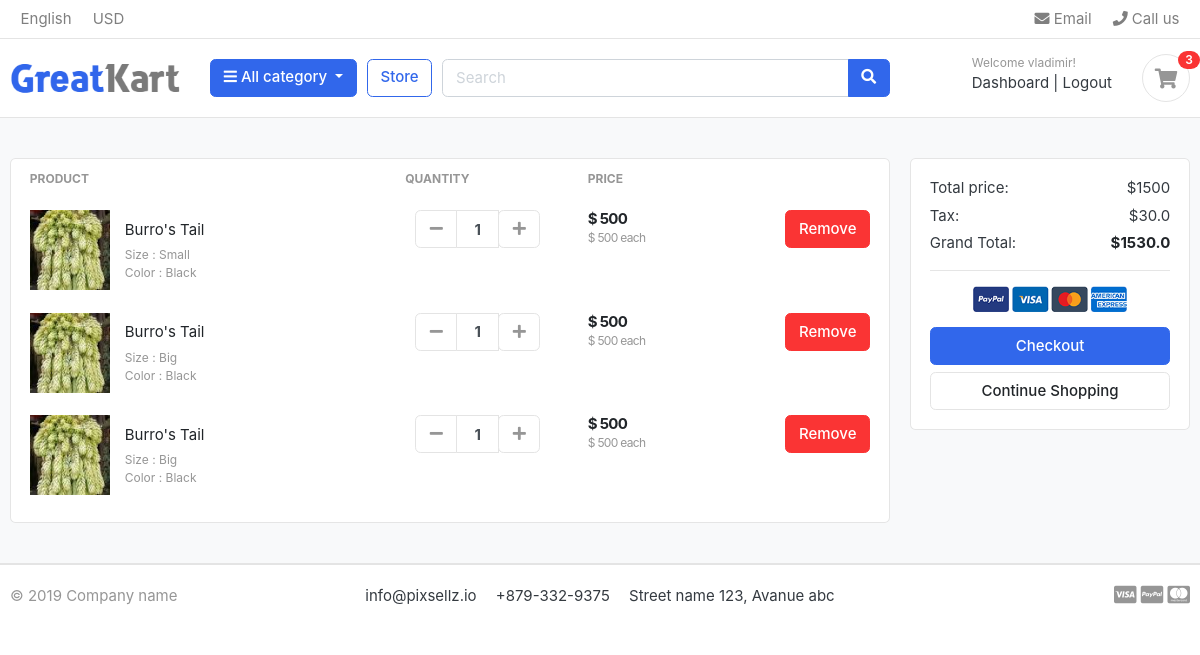
Page /cart/ (signed in) on the earlier database version.
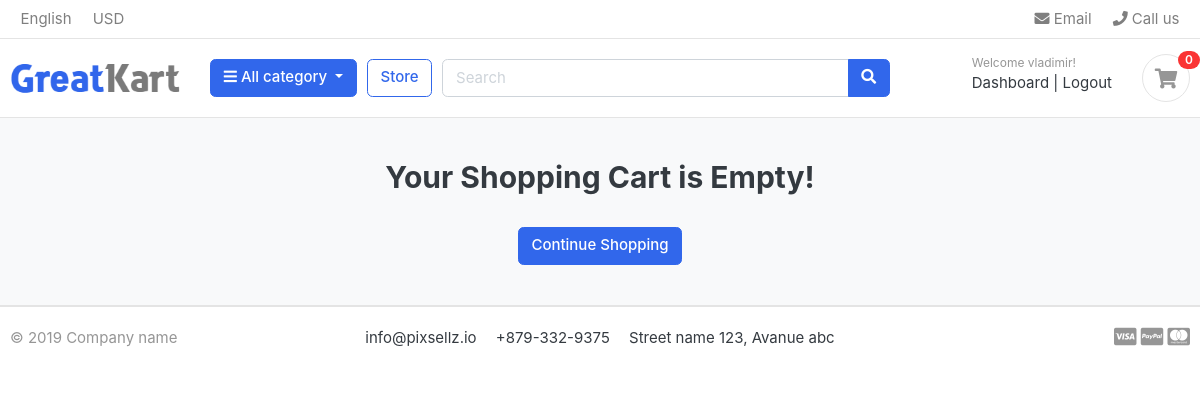
Same page on the later database version.
### carts/models.py (models this page shows, shortened)
class CartItem (models.Model):
    user    = models.ForeignKey(Account, on_delete=models.CASCADE, null =True)
    product =  models.ForeignKey(Product, on_delete=models.CASCADE)
    variations = models.ManyToManyField(Variation, blank=True)#many products many variations
    cart    =  models.ForeignKey(Cart, on_delete=models.CASCADE)
    quantity=  models.IntegerField()
    is_active= models.BooleanField(default=True)
    def sub_total(self):
        return self.product.price * self.quantity

### store/models.py (models this page shows, shortened)
class Product(models.Model):
    product_name    =   models.CharField(max_length=200, unique=True)
    slug            =   models.SlugField(max_length=200, unique=True)
    description     =   models.TextField(max_length=500, blank=True)
    price           =   models.IntegerField()
    images          =   models.ImageField(upload_to='photos/products')
    stock           =   models.IntegerField()
    is_available    =   models.BooleanField(default=True)
    category        =   models.ForeignKey(Category,on_delete=models.CASCADE)
    created_date    =   models.DateTimeField(auto_now_add=True)
    modified_date   =   models.DateTimeField(auto_now=True)
    def get_url(self):
        return reverse('product_detail', args=[self.category.slug, self.slug])

class Variation(models.Model):
    product                 = models.ForeignKey(Product, on_delete=models.CASCADE)
    variation_category      = models.CharField(max_length=200, choices = variation_category_choice)
    variation_value         = models.CharField(max_length=100)
    is_active               = models.BooleanField(default=True)
    created_date            = models.DateTimeField(auto_now=True)
    objects = VariationManager()

### carts/views.py (the view)
# urls.py: path('', views.cart, name='cart'),
def cart(request, total=0, quantity=0, cart_items=None):
    try:
        tax=0
        grand_total=0
        if request.user.is_authenticated:
            cart_items=CartItem.objects.filter(user=request.user,is_active=True)
        else:
            cart  =  Cart.objects.get(cart_id=_cart_id(request))
            cart_items = CartItem.objects.filter(cart=cart,is_active=True)
        for cart_item in  cart_items:
            total += (cart_item.product.price * cart_item.quantity)
            quantity+= cart_item.quantity
        tax         =(2*total)/100
        grand_total  = total + tax
    except ObjectDoesNotExist:
        pass # just ignore it
    context ={
        'total'          :total,
        'quantity'      :quantity,
        'cart_items'    : cart_items,
        'tax'           : tax,
        'grand_total'   : grand_total,
    }
    return render(request, 'store/cart.html', context)

### carts/context_processors.py (called while the page is built)
def counter(request):
    cart_count  =   0
    if 'admin' in request.path:
        return {}
    else:
        try:
            cart = Cart.objects.filter(cart_id=_cart_id(request))
            if request.user.is_authenticated:
                cart_items = CartItem.objects.all().filter(user=request.user)
            else:
                cart_items= CartItem.objects.all().filter(cart=cart[:1])
            for cart_item in cart_items:
                cart_count+= cart_item.quantity
        except Cart.DoesNotExist:
            cart_count=0
    return dict(cart_count=cart_count)

### carts/views.py (called while the page is built)
def _cart_id (request):
    cart   =   request.session.session_key
    if not cart:
        cart  =  request.session.create()
    return cart

### category/context_processors.py (called while the page is built)
def menu_links(request):
    links=Category.objects.all()
    return dict(links=links)

### category/models.py (called while the page is built)
    def get_url(self):
        return reverse('products_by_category', args=[self.slug])

### templates/store/cart.html (shortened to what the changed rows need)
{% extends 'base.html' %}
{%load static%}
{%block content%}
<section class="section-content padding-y bg">
    <div class="container">
    {% if not cart_items %}
    <h2 class="text-center">Your Shopping Cart is Empty! </h2>
    <br>
    <div class="text-center">
         <a href = "{% url 'store' %}" class= "btn btn-primary"> Continue Shopping </a>
    </div>
    {%else%}
    <div class="row">
        <aside class="col-lg-9">
            <div class="card">
                <table class="table table-borderless table-shopping-cart">
                    <thead class="text-muted">
                        <tr class="small text-uppercase">
                            <th scope="col">Product</th>
                            <th scope="col" width="120">Quantity</th>
                            <th scope="col" width="120">Price</th>
                            <th scope="col" class="text-right" width="200"> </th>
                         </tr>
                    </thead>
                    <tbody>
                        {% for cart_item in cart_items %}
                        <tr>
                           <td>
                                <figure class="itemside align-items-center">
                                     <div class="aside">
                                        <img src="{{ cart_item.product.images.url }}" class="img-sm">
                                    </div>
                                    <figcaption class="info">
                                        <a href="{{  cart_item.product.get_url }}" class="title text-dark">{{cart_item.product.product_name }}</a>
                                        <p class="text-muted small">
                                            {% if cart_item.variations.all %}
                                            {% for item in cart_item.variations.all %}
                                              {{ item.variation_category | capfirst }}  : {{ item.variation_value | capfirst }} <br>
                                            {% endfor %}
                                            {% endif %}
                                         </p>
                                    </figcaption>
                                </figure>
                            </td>
                            <td>
                        <div class="col">
                            <div class="input-group input-spinner">
                                <div class="input-group-prepend">
                                <a href = "{% url 'remove_cart' cart_item.product.id cart_item.id %}" class="btn btn-light" type="button" id="button-plus"> <i class="fa fa-minus"></i></a>
                                </div>
                                <input type="text" class="form-control"  value="{{ cart_item.quantity }}">
                                <div class="input-group-append">
                                    <form action="{% url 'add_cart' cart_item.product.id %}" method="POST">
                                        <button class = "btn btn-light" type="submit" id="button-minus"><i class="fa fa-plus"></i> </button>
                                    </form>
                                </div>
                            </div>
                        </div>
        </td>
        <td>
            <div class="price-wrap">
                <var class="price">$ {{ cart_item.sub_total }}</var>
                <small class="text-muted"> $ {{ cart_item.product.price }} each </small>
            </div>
        </td>
        <td class="text-right">
        <a href="{% url 'remove_cart_item' cart_item.product.id cart_item.id %}" onclick="return confirm('Are you sure?')" class="btn btn-danger"> Remove</a>
        </td>
    </tr>
        {%endfor%}
    </tbody>
    </table>
    </div>
        </aside>
        <aside class="col-lg-3">
            <div class="card">
            <div class="card-body">
                <dl class="dlist-align">
                  <dt>Total price:</dt>
                  <dd class="text-right">${{total}}</dd>
                </dl>
                <dl class="dlist-align">
                  <dt>Tax:</dt>
                  <dd class="text-right"> ${{tax}}</dd>
                </dl>
                <dl class="dlist-align">
                  <dt>Grand Total:</dt>
                  <dd class="text-right text-dark b"><strong>${{grand_total}}</strong></dd>
                </dl>
                <hr>
                <p class="text-center mb-3">
                    <img src="{%static './images/misc/payments.png'%}" height="26">
                </p>
                <a href="./place-order.html" class="btn btn-primary btn-block"> Checkout </a>
                <a href="{%url 'store'%}" class="btn btn-light btn-block">Continue Shopping</a>
            </div>
            </div>
    </aside>
    </div>
    {%endif%}
    </div>
    </section>
    {% endblock %}

### templates/includes/navbar.html (shortened to what this page needs)
{% load static %}
<header class="section-header">
    <nav class="navbar p-md-0 navbar-expand-sm navbar-light border-bottom">
    <div class="container">
      <div class="collapse navbar-collapse" id="navbarTop4">
        <ul class="navbar-nav mr-auto">
            <li class="nav-item dropdown">
                 <a href="#" class="nav-link">   English </a>
            </li>
            <li class="nav-item dropdown">
                <a href="#" class="nav-link"> USD </a>
            </li>
        </ul>
        <ul class="navbar-nav">
            <li><a href="#" class="nav-link"> <i class="fa fa-envelope"></i> Email </a></li>
            <li><a href="#" class="nav-link"> <i class="fa fa-phone"></i> Call us </a></li>
        </ul>
      </div>
    </div>
    </nav>
    <section class="header-main border-bottom">
        <div class="container">
    <div class="row align-items-center">
        <div class="col-lg-2 col-md-3 col-6">
            <a href="{%url 'home'%}" class="brand-wrap">
                <img class="logo" src="{% static '/images/logo.png'  %}">
            </a>
        </div>
        <div class="col-lg col-sm col-md col-6 flex-grow-0">
            <div class="category-wrap dropdown d-inline-block float-right">
                <button type="button" class="btn btn-primary dropdown-toggle" data-toggle="dropdown">
                    <i class="fa fa-bars"></i> All category
                </button>
            </div>
        </div>
        <a href="{% url 'store' %}" class="btn btn-outline-primary">Store</a>
        <div class="col-lg  col-md-6 col-sm-12 col">
            <form action="#" class="search">
                <div class="input-group w-100">
                    <input type="text" class="form-control" style="width:60%;" placeholder="Search">
                    <div class="input-group-append">
                      <button class="btn btn-primary" type="submit">
                        <i class="fa fa-search"></i>
                      </button>
                    </div>
                </div>
            </form>
        </div>
        <div class="col-lg-3 col-sm-6 col-8 order-2 order-lg-3">
                    <div class="d-flex justify-content-end mb-3 mb-lg-0">
                       {%if user.id is None %}
                        <div class="widget-header">
                            <small class="title text-muted">Welcome guest!</small>
                            <div>
                                <a href="{% url 'login' %}">Sign in</a> <span class="dark-transp"> | </span>
                                <a href="{% url 'register' %}"> Register</a>
                            </div>
                        </div>
                        {% else %}
                        <div class="widget-header">
                            <small class="title text-muted">Welcome {{user.first_name}}!</small>
                            <div>
                                <a href="{% url 'dashboard' %}">Dashboard</a> <span class="dark-transp"> | </span>
                                <a href="{% url 'logout' %}"> Logout</a>
                            </div>
                        </div>
                        {% endif %}
                        <a href="{% url 'cart' %}" class="widget-header pl-3 ml-3">
                            <div class="icon icon-sm rounded-circle border"><i class="fa fa-shopping-cart"></i></div>
                            <span class="badge badge-pill badge-danger notify">{{cart_count}}</span>
                        </a>
                    </div>
                </div>
    </div>
        </div>
    </section>
    </header>

Differences in the rows shown:
removed CartItem: product.images (picture), product.product_name "Burro's Tail", quantity "1", sub_total "500", product.price "500"
no longer on this page (row unchanged): Variation: variation_category "Size", variation_value "Small", shown under "Burro's Tail"
no longer on this page (row unchanged): Variation: variation_category "Color", variation_value "Black"
removed CartItem: product.images (picture), product.product_name "Burro's Tail", quantity "1", sub_total "500", product.price "500"
no longer on this page (row unchanged): Variation: variation_category "Size", variation_value "Big"
removed CartItem: product.images (picture), product.product_name "Burro's Tail", quantity "1", sub_total "500", product.price "500"
Other differences:
{{ cart_count }}: "3" → "0"
{{ total }}: "1500" → (not shown)
{{ tax }}: "30.0" → (not shown)
{{ grand_total }}: "1530.0" → (not shown)
text no longer shown: "PRODUCT QUANTITY PRICE Total price: $ Tax: $ Grand Total: $ Checkout"
text now shown: "Your Shopping Cart is Empty!"
